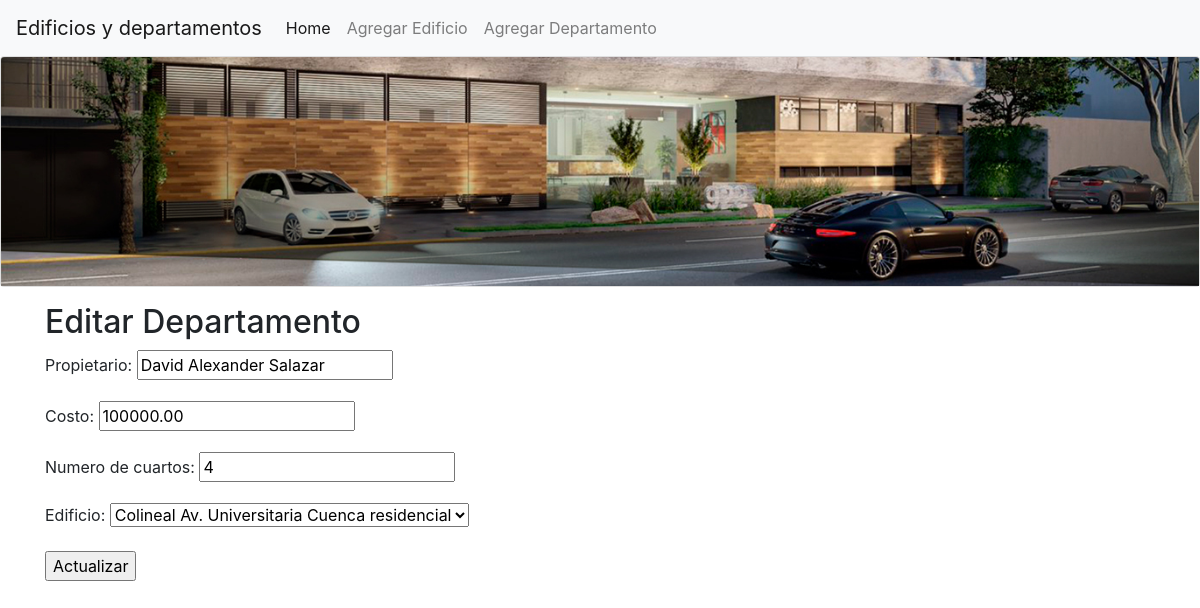
/editar/departamento/3, run on an earlier commit of the app's database.
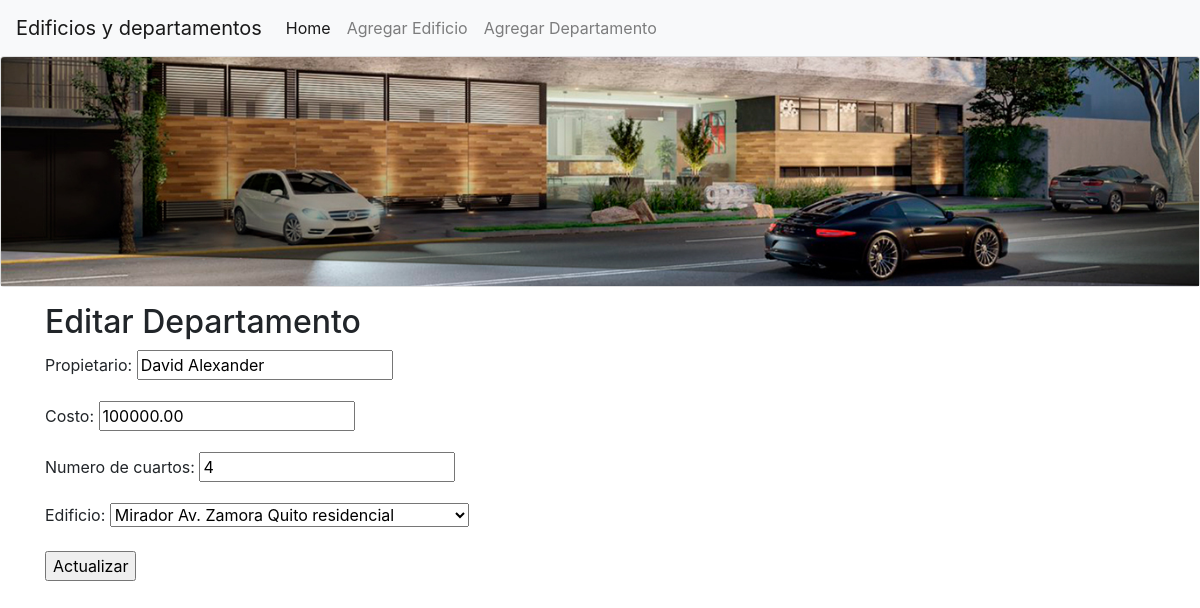
And on a later commit of the database.
### administrativo/models.py (models this page shows, shortened)
class Departamento(models.Model):
    propietario = models.CharField(max_length=100)
    costo = models.DecimalField(max_digits=100, decimal_places=2)
    numCuartos = models.IntegerField("numero de cuartos")
    edificio = models.ForeignKey(Edificio, on_delete=models.CASCADE,
            related_name="departamentos")

### administrativo/views.py (the view)
# urls.py: path('editar/departamento/<int:id>', views.editarDepartamento,
def editarDepartamento(request, id):
    departamento = Departamento.objects.get(pk=id)
    if request.method=='POST':
        formulario = DepartamentoForm(request.POST, instance=departamento)
        print(formulario.errors)
        if formulario.is_valid():
            formulario.save()
            return redirect(index)
    else:
        formulario = DepartamentoForm(instance=departamento)
    diccionario = {'formulario': formulario}
    return render(request, 'editarDepartamento.html', diccionario)

### administrativo/forms.py
class DepartamentoForm(ModelForm):
    class Meta:
        model = Departamento
        fields = ['propietario', 'costo', 'numCuartos', 'edificio']

### administrativo/models.py (called while the page is built)
    def __str__(self):
        return "%s %s %s %s" % (self.nombre,
                self.direccion,
                self.ciudad,
                self.tipo)

### administrativo/templates/editarDepartamento.html (shortened to what this page needs)
{% extends "master.html" %}
{% block content %}
<div class="container">
  <h2>Editar Departamento</h3>
    <form action="" method="post">
      {{formulario.as_p}}
      <p><input type='submit' value='Actualizar' /></p>
    </form>
</div>
{% endblock %}

What changed in the data, as far as the page shows it:
changed Departamento: propietario "David Alexander Salazar" → "David Alexander"; edificio "Colineal Av. Universitaria Cuenca residencial" → "Mirador Av. Zamora Quito residencial"
